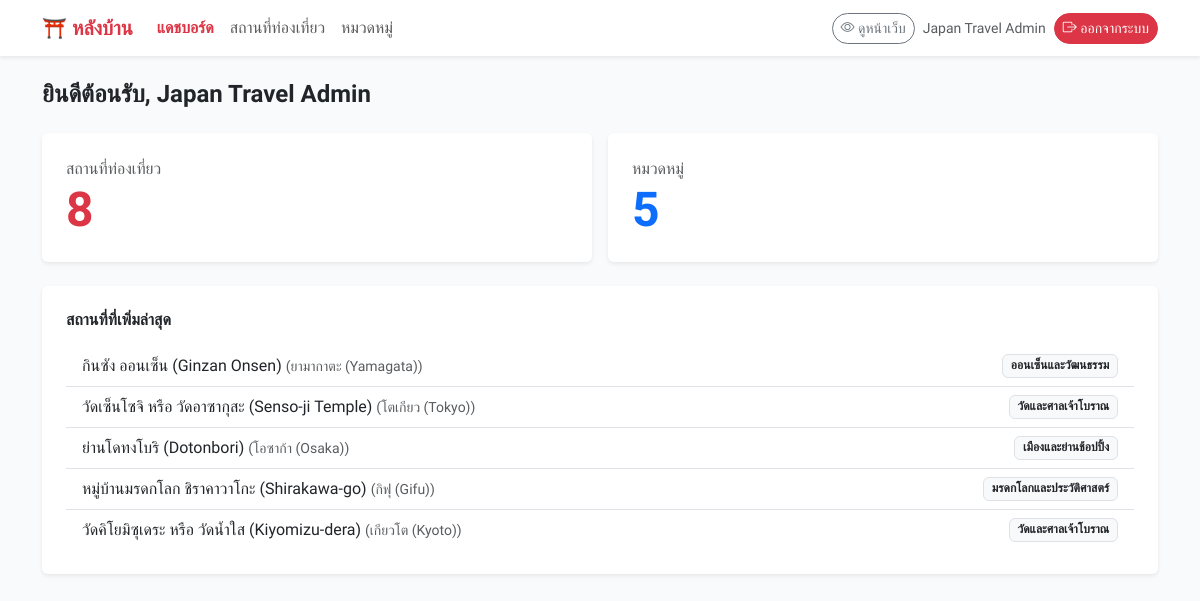
/ (signed in), run on the app's committed database.
### tables this page shows
CREATE TABLE `places` (
  `id` int(11) NOT NULL,
  `category_id` int(11) NOT NULL,
  `name` varchar(200) NOT NULL,
  `name_jp` varchar(200) DEFAULT NULL,
  `prefecture` varchar(100) NOT NULL,
  `description` text NOT NULL,
  `highlight` varchar(300) DEFAULT NULL,
  `image` varchar(500) DEFAULT NULL,
  `rating` decimal(2,1) DEFAULT 5.0,
  `best_season` varchar(200) DEFAULT NULL
);

CREATE TABLE `categories` (
  `id` int(11) NOT NULL,
  `name` varchar(100) NOT NULL,
  `description` text DEFAULT NULL,
  `icon` varchar(50) DEFAULT 'bi-geo-alt'
);

### index.php (the view, shortened to what this page needs)
<?php
require_once __DIR__ . '/_auth.php';
$totalPlaces = $pdo->query("SELECT COUNT(*) FROM places")->fetchColumn();
$totalCats   = $pdo->query("SELECT COUNT(*) FROM categories")->fetchColumn();
$latest = $pdo->query("SELECT p.id, p.name, p.prefecture, c.name AS cat FROM places p JOIN categories c ON p.category_id = c.id ORDER BY p.id DESC LIMIT 5")->fetchAll();
$pageTitle = 'แดชบอร์ด'; $active = 'dashboard';
require __DIR__ . '/_header.php';
?>
<h4 class="fw-bold mb-4">ยินดีต้อนรับ, <?= htmlspecialchars($_SESSION['admin_fullname']) ?></h4>
<div class="row g-3 mb-4">
    <div class="col-md-6"><a href="places.php" class="text-decoration-none">
        <div class="card border-0 shadow-sm p-4"><div class="text-muted">สถานที่ท่องเที่ยว</div><div class="display-5 fw-bold text-danger"><?= $totalPlaces ?></div></div></a></div>
    <div class="col-md-6"><a href="categories.php" class="text-decoration-none">
        <div class="card border-0 shadow-sm p-4"><div class="text-muted">หมวดหมู่</div><div class="display-5 fw-bold text-primary"><?= $totalCats ?></div></div></a></div>
</div>
<div class="card border-0 shadow-sm p-4">
    <h6 class="fw-bold mb-3">สถานที่ที่เพิ่มล่าสุด</h6>
    <ul class="list-group list-group-flush">
        <?php foreach ($latest as $r): ?>
            <li class="list-group-item d-flex justify-content-between">
                <span><?= htmlspecialchars($r['name']) ?> <small class="text-muted">(<?= htmlspecialchars($r['prefecture']) ?>)</small></span>
                <span class="badge bg-light text-dark border"><?= htmlspecialchars($r['cat']) ?></span>
            </li>
        <?php endforeach; ?>
    </ul>
</div>
<?php require __DIR__ . '/_footer.php'; ?>

### _header.php (shortened to what this page needs)
<!DOCTYPE html>
<html lang="th">
<head>
    <link href="https://cdn.jsdelivr.net/npm/bootstrap@5.3.3/dist/css/bootstrap.min.css" rel="stylesheet">
    <link rel="stylesheet" href="https://cdn.jsdelivr.net/npm/bootstrap-icons@1.11.3/font/bootstrap-icons.min.css">
</head>
<body>
<nav class="navbar navbar-expand-lg bg-white shadow-sm mb-4">
    <div class="container">
        <a class="navbar-brand fw-bold text-danger" href="index.php">⛩️ หลังบ้าน</a>
        <div class="collapse navbar-collapse" id="nav">
            <ul class="navbar-nav me-auto">
                <?php foreach (['dashboard'=>['index.php','แดชบอร์ด'], 'places'=>['places.php','สถานที่ท่องเที่ยว'], 'categories'=>['categories.php','หมวดหมู่']] as $k=>$m): ?>
                    <li class="nav-item"><a class="nav-link <?= ($active ?? '') === $k ? 'active fw-bold text-danger' : '' ?>" href="<?= $m[0] ?>"><?= $m[1] ?></a></li>
                <?php endforeach; ?>
            </ul>
            <a href="../index.html" class="btn btn-outline-secondary btn-sm rounded-pill me-2" target="_blank"><i class="bi bi-eye"></i> ดูหน้าเว็บ</a>
            <span class="small text-muted me-2"><?= htmlspecialchars($_SESSION['admin_fullname'] ?? '') ?></span>
            <a href="logout.php" class="btn btn-danger btn-sm rounded-pill"><i class="bi bi-box-arrow-right"></i> ออกจากระบบ</a>
        </div>
    </div>
</nav>
<div class="container pb-5">

### _footer.php (shortened to what this page needs)
</div>
</body>
</html>

### _header.php (style rules this page uses)
body { font-family:'Prompt',sans-serif;background:#f8fafc }

### data on the page
places: name "กินซัง ออนเซ็น (Ginzan Onsen)", prefecture "ยามากาตะ (Yamagata)", category.name "ออนเซ็นและวัฒนธรรม"
places: name "วัดเซ็นโซจิ หรือ วัดอาซากุสะ (Senso-ji Temple)", prefecture "โตเกียว (Tokyo)", category.name "วัดและศาลเจ้าโบราณ"
places: name "ย่านโดทงโบริ (Dotonbori)", prefecture "โอซาก้า (Osaka)", category.name "เมืองและย่านช้อปปิ้ง"
places: name "หมู่บ้านมรดกโลก ชิราคาวาโกะ (Shirakawa-go)", prefecture "กิฟุ (Gifu)", category.name "มรดกโลกและประวัติศาสตร์"
places: name "วัดคิโยมิซุเดระ หรือ วัดน้ำใส (Kiyomizu-dera)", prefecture "เกียวโต (Kyoto)", category.name "วัดและศาลเจ้าโบราณ"

### other printed values
$m[1] "แดชบอร์ด"
$m[1] "สถานที่ท่องเที่ยว"
$m[1] "หมวดหมู่"
$_SESSION['admin_fullname'] "Japan Travel Admin"
$totalPlaces "8"
$totalCats "5"
